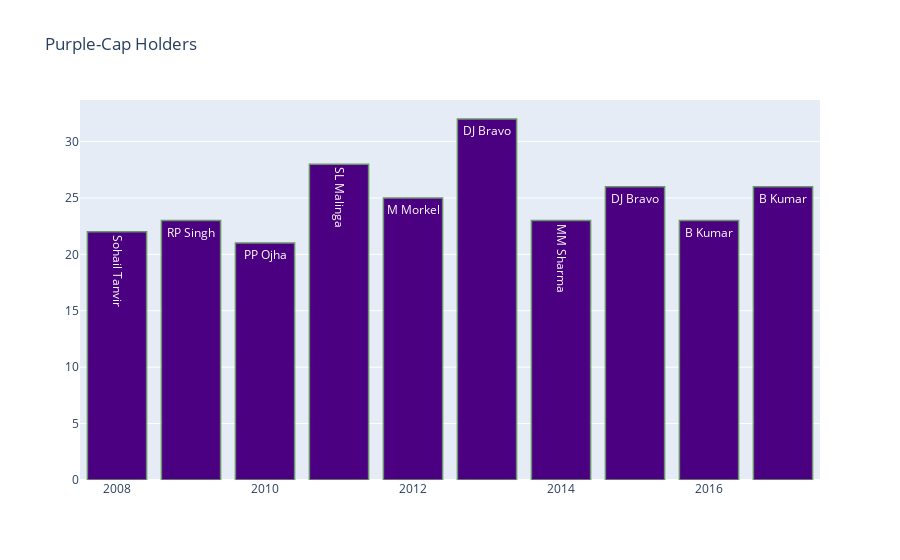

The notebook cell saved with this chart:
### Markdown cell above
### Purple Caps Each Season (Maximum Wickets By Bowler per Season) (INTERACTIVE)

### Code cell
dismissal_kinds = ['bowled', 'caught', 'lbw', 'stumped', 'caught and bowled', 'hit wicket']
# since run-out is not creditted to the bowler
purple = delivery[delivery['dismissal_kind'].isin(dismissal_kinds)]
purple = purple.merge(matches, left_on='match_id', right_on='id', how='outer')
purple = purple.groupby(by=['season','bowler'])['dismissal_kind'].count().reset_index()
purple = purple.sort_values(by=['dismissal_kind'], ascending=False)
purple = purple.drop_duplicates(subset='season', keep='first').sort_values(by=['season'])
purple.rename({'dismissal_kind':'wicket_counts'}, axis=1, inplace=True)

trace1 = go.Bar(
    x=purple['season'].values,
    y=purple['wicket_counts'].values,
    name='Total Matches',
    text=purple['bowler'].values,
    marker=dict(
        color='rgb(75,0,130)',
        line=dict(
            color='rgb(108,148,107)',
            width=1.5,
        )
    ),
    opacity=1
)

layout=go.Layout(
    title='Purple-Cap Holders'
)
data=[trace1]
fig=go.Figure(data=data, layout=layout)
py.iplot(fig, filename='stacked-bar')

### Figure 1 — Plotly figure (JSON) as saved in the notebook; plotly's stock layout.template omitted (floating-point values rounded to 4 significant figures)
{"data": [{"marker": {"color": "rgb(75,0,130)", "line": {"color": "rgb(108,148,107)", "width": 1.5}}, "name": "Total Matches", "opacity": 1, "text": ["Sohail Tanvir", "RP Singh", "PP Ojha", "SL Malinga", "M Morkel", "DJ Bravo", "MM Sharma", "DJ Bravo", "B Kumar", "B Kumar"], "type": "bar", "x": [2008, 2009, 2010, 2011, 2012, 2013, 2014, 2015, 2016, 2017], "y": [22, 23, 21, 28, 25, 32, 23, 26, 23, 26]}], "layout": {"title": {"text": "Purple-Cap Holders"}}}
